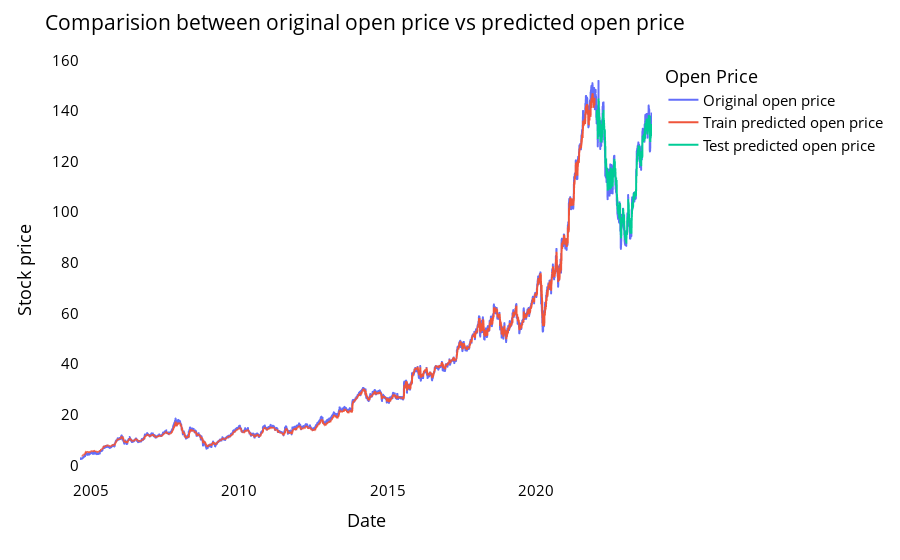

Source (notebook cell):
### Code cell
plotdf = pd.DataFrame({'Date': pred_open['Date'],
                       'original_open': pred_open['Open'],
                      'train_predicted_open': trainPredictPlot.reshape(1,-1)[0].tolist(),
                      'test_predicted_open': testPredictPlot.reshape(1,-1)[0].tolist()})

fig = xp.line(plotdf,x=plotdf['Date'], y=[plotdf['original_open'],plotdf['train_predicted_open'],
                                          plotdf['test_predicted_open']],
              labels={'value':'Stock price','date': 'Date'})

fig.update_layout(title_text='Comparision between original open price vs predicted open price',
                  plot_bgcolor='white', font_size=15, font_color='black', legend_title_text='Open Price')
fig.for_each_trace(lambda t:  t.update(name = next(names)))

fig.update_xaxes(showgrid=False)
fig.update_yaxes(showgrid=False)
fig.show()

### Figure 1 — Plotly figure (JSON) as saved in the notebook; plotly's stock layout.template omitted (floating-point values rounded to 4 significant figures; data arrays with more than 128 entries replaced by an {"elided": "..."} marker saying what was removed)
{"data": [{"hovertemplate": "variable=original_open<br>Date=%{x}<br>Stock price=%{y}<extra></extra>", "legendgroup": "original_open", "line": {"color": "#636efa", "dash": "solid"}, "marker": {"symbol": "circle"}, "mode": "lines", "name": "Original open price", "showlegend": true, "type": "scattergl", "x": {"elided": "4850 str values"}, "xaxis": "x", "y": {"elided": "4850 float values"}, "yaxis": "y"}, {"hovertemplate": "variable=train_predicted_open<br>Date=%{x}<br>Stock price=%{y}<extra></extra>", "legendgroup": "train_predicted_open", "line": {"color": "#EF553B", "dash": "solid"}, "marker": {"symbol": "circle"}, "mode": "lines", "name": "Train predicted open price", "showlegend": true, "type": "scattergl", "x": {"elided": "4850 str values"}, "xaxis": "x", "y": {"elided": "4850 float values"}, "yaxis": "y"}, {"hovertemplate": "variable=test_predicted_open<br>Date=%{x}<br>Stock price=%{y}<extra></extra>", "legendgroup": "test_predicted_open", "line": {"color": "#00cc96", "dash": "solid"}, "marker": {"symbol": "circle"}, "mode": "lines", "name": "Test predicted open price", "showlegend": true, "type": "scattergl", "x": {"elided": "4850 str values"}, "xaxis": "x", "y": {"elided": "4850 float values"}, "yaxis": "y"}], "layout": {"font": {"color": "black", "size": 15}, "legend": {"title": {"text": "Open Price"}, "tracegroupgap": 0}, "margin": {"t": 60}, "plot_bgcolor": "white", "title": {"text": "Comparision between original open price vs predicted open price"}, "xaxis": {"anchor": "y", "domain": [0, 1], "showgrid": false, "title": {"text": "Date"}}, "yaxis": {"anchor": "x", "domain": [0, 1], "showgrid": false, "title": {"text": "Stock price"}}}}
